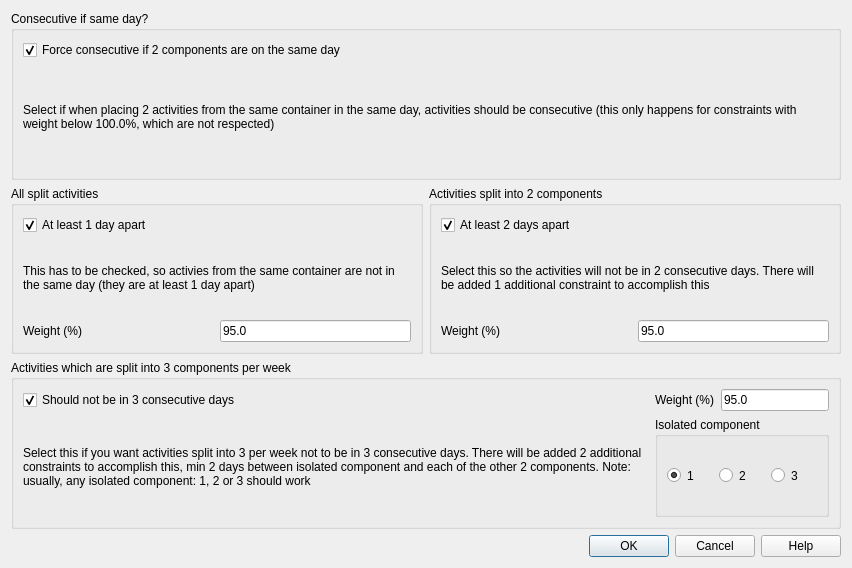
<?xml version="1.0" encoding="UTF-8"?>
<ui version="4.0">
 <class>SpreadMinDaysConstraintsFiveDaysForm_template</class>
 <widget class="QDialog" name="SpreadMinDaysConstraintsFiveDaysForm_template">
  <property name="geometry">
   <rect>
    <x>0</x>
    <y>0</y>
    <width>852</width>
    <height>568</height>
   </rect>
  </property>
  <property name="windowTitle">
   <string>Spreading activities uniformly in the week</string>
  </property>
  <layout class="QGridLayout" name="gridLayout_6">
   <item row="0" column="0" colspan="2">
    <widget class="QGroupBox" name="groupBox_5">
     <property name="title">
      <string>Consecutive if same day?</string>
     </property>
     <layout class="QGridLayout" name="gridLayout_2">
      <item row="0" column="0">
       <widget class="QCheckBox" name="consecutiveIfSameDayCheckBox">
        <property name="text">
         <string>Force consecutive if 2 components are on the same day</string>
        </property>
        <property name="checked">
         <bool>true</bool>
        </property>
       </widget>
      </item>
      <item row="1" column="0">
       <widget class="QLabel" name="label_6">
        <property name="sizePolicy">
         <sizepolicy hsizetype="Minimum" vsizetype="Minimum">
          <horstretch>0</horstretch>
          <verstretch>0</verstretch>
         </sizepolicy>
        </property>
        <property name="text">
         <string>Select if when placing 2 activities from the same container in the same day, activities should be consecutive (this only happens for constraints with weight below 100.0%, which are not respected)</string>
        </property>
        <property name="wordWrap">
         <bool>true</bool>
        </property>
       </widget>
      </item>
     </layout>
    </widget>
   </item>
   <item row="1" column="0">
    <widget class="QGroupBox" name="groupBox_4">
     <property name="title">
      <string>All split activities</string>
     </property>
     <layout class="QGridLayout" name="gridLayout_3">
      <item row="0" column="0">
       <widget class="QCheckBox" name="spread4OrMoreCheckBox">
        <property name="enabled">
         <bool>true</bool>
        </property>
        <property name="text">
         <string>At least 1 day apart</string>
        </property>
        <property name="checkable">
         <bool>true</bool>
        </property>
        <property name="checked">
         <bool>true</bool>
        </property>
       </widget>
      </item>
      <item row="1" column="0" colspan="2">
       <widget class="QLabel" name="label_4">
        <property name="sizePolicy">
         <sizepolicy hsizetype="Minimum" vsizetype="Minimum">
          <horstretch>0</horstretch>
          <verstretch>0</verstretch>
         </sizepolicy>
        </property>
        <property name="text">
         <string>This has to be checked, so activies from the same container are not in the same day (they are at least 1 day apart)</string>
        </property>
        <property name="wordWrap">
         <bool>true</bool>
        </property>
       </widget>
      </item>
      <item row="2" column="0">
       <widget class="QLabel" name="weight4Label">
        <property name="text">
         <string>Weight (%)</string>
        </property>
       </widget>
      </item>
      <item row="2" column="1">
       <widget class="QLineEdit" name="weight4LineEdit">
        <property name="sizePolicy">
         <sizepolicy hsizetype="Minimum" vsizetype="Fixed">
          <horstretch>0</horstretch>
          <verstretch>0</verstretch>
         </sizepolicy>
        </property>
        <property name="text">
         <string notr="true">95.0</string>
        </property>
       </widget>
      </item>
     </layout>
    </widget>
   </item>
   <item row="1" column="1">
    <widget class="QGroupBox" name="groupBox_2">
     <property name="title">
      <string>Activities split into 2 components</string>
     </property>
     <layout class="QGridLayout" name="gridLayout">
      <item row="0" column="0" colspan="2">
       <widget class="QCheckBox" name="spread2CheckBox">
        <property name="text">
         <string>At least 2 days apart</string>
        </property>
        <property name="checked">
         <bool>true</bool>
        </property>
       </widget>
      </item>
      <item row="1" column="0" colspan="2">
       <widget class="QLabel" name="label_2">
        <property name="sizePolicy">
         <sizepolicy hsizetype="Minimum" vsizetype="Minimum">
          <horstretch>0</horstretch>
          <verstretch>0</verstretch>
         </sizepolicy>
        </property>
        <property name="text">
         <string>Select this so the activities will not be in 2 consecutive days. There will be added 1 additional constraint to accomplish this</string>
        </property>
        <property name="wordWrap">
         <bool>true</bool>
        </property>
       </widget>
      </item>
      <item row="2" column="0">
       <widget class="QLabel" name="weight2Label">
        <property name="text">
         <string>Weight (%)</string>
        </property>
       </widget>
      </item>
      <item row="2" column="1">
       <widget class="QLineEdit" name="weight2LineEdit">
        <property name="sizePolicy">
         <sizepolicy hsizetype="Minimum" vsizetype="Fixed">
          <horstretch>0</horstretch>
          <verstretch>0</verstretch>
         </sizepolicy>
        </property>
        <property name="text">
         <string notr="true">95.0</string>
        </property>
       </widget>
      </item>
     </layout>
    </widget>
   </item>
   <item row="2" column="0" colspan="2">
    <widget class="QGroupBox" name="groupBox_3">
     <property name="sizePolicy">
      <sizepolicy hsizetype="Preferred" vsizetype="Preferred">
       <horstretch>0</horstretch>
       <verstretch>0</verstretch>
      </sizepolicy>
     </property>
     <property name="title">
      <string>Activities which are split into 3 components per week</string>
     </property>
     <layout class="QGridLayout" name="gridLayout_5">
      <item row="0" column="0">
       <widget class="QCheckBox" name="spread3CheckBox">
        <property name="sizePolicy">
         <sizepolicy hsizetype="Expanding" vsizetype="Fixed">
          <horstretch>0</horstretch>
          <verstretch>0</verstretch>
         </sizepolicy>
        </property>
        <property name="text">
         <string>Should not be in 3 consecutive days</string>
        </property>
        <property name="checked">
         <bool>true</bool>
        </property>
       </widget>
      </item>
      <item row="1" column="0">
       <widget class="QLabel" name="label_3">
        <property name="sizePolicy">
         <sizepolicy hsizetype="Minimum" vsizetype="Minimum">
          <horstretch>0</horstretch>
          <verstretch>0</verstretch>
         </sizepolicy>
        </property>
        <property name="text">
         <string>Select this if you want activities split into 3 per week not to be in 3 consecutive days. There will be added 2 additional constraints to accomplish this, min 2 days between isolated component and each of the other 2 components. Note: usually, any isolated component: 1, 2 or 3 should work</string>
        </property>
        <property name="wordWrap">
         <bool>true</bool>
        </property>
       </widget>
      </item>
      <item row="0" column="1">
       <widget class="QLabel" name="weight3Label">
        <property name="text">
         <string>Weight (%)</string>
        </property>
       </widget>
      </item>
      <item row="0" column="2">
       <widget class="QLineEdit" name="weight3LineEdit">
        <property name="sizePolicy">
         <sizepolicy hsizetype="Minimum" vsizetype="Fixed">
          <horstretch>0</horstretch>
          <verstretch>0</verstretch>
         </sizepolicy>
        </property>
        <property name="text">
         <string notr="true">95.0</string>
        </property>
       </widget>
      </item>
      <item row="1" column="1" colspan="2">
       <widget class="QGroupBox" name="aloneGroupBox">
        <property name="sizePolicy">
         <sizepolicy hsizetype="Minimum" vsizetype="Minimum">
          <horstretch>0</horstretch>
          <verstretch>0</verstretch>
         </sizepolicy>
        </property>
        <property name="title">
         <string>Isolated component</string>
        </property>
        <layout class="QGridLayout" name="gridLayout_4">
         <item row="0" column="0">
          <widget class="QRadioButton" name="type123RadioButton">
           <property name="sizePolicy">
            <sizepolicy hsizetype="Minimum" vsizetype="Minimum">
             <horstretch>0</horstretch>
             <verstretch>0</verstretch>
            </sizepolicy>
           </property>
           <property name="text">
            <string>1</string>
           </property>
           <property name="checked">
            <bool>true</bool>
           </property>
          </widget>
         </item>
         <item row="0" column="2">
          <widget class="QRadioButton" name="type312RadioButton">
           <property name="sizePolicy">
            <sizepolicy hsizetype="Minimum" vsizetype="Minimum">
             <horstretch>0</horstretch>
             <verstretch>0</verstretch>
            </sizepolicy>
           </property>
           <property name="text">
            <string>3</string>
           </property>
          </widget>
         </item>
         <item row="0" column="1">
          <widget class="QRadioButton" name="type213RadioButton">
           <property name="sizePolicy">
            <sizepolicy hsizetype="Minimum" vsizetype="Minimum">
             <horstretch>0</horstretch>
             <verstretch>0</verstretch>
            </sizepolicy>
           </property>
           <property name="text">
            <string>2</string>
           </property>
          </widget>
         </item>
        </layout>
       </widget>
      </item>
     </layout>
    </widget>
   </item>
   <item row="3" column="0" colspan="2">
    <widget class="QDialogButtonBox" name="buttonBox">
     <property name="orientation">
      <enum>Qt::Horizontal</enum>
     </property>
     <property name="standardButtons">
      <set>QDialogButtonBox::Cancel|QDialogButtonBox::Help|QDialogButtonBox::Ok</set>
     </property>
    </widget>
   </item>
  </layout>
 </widget>
 <resources/>
 <connections/>
</ui>
